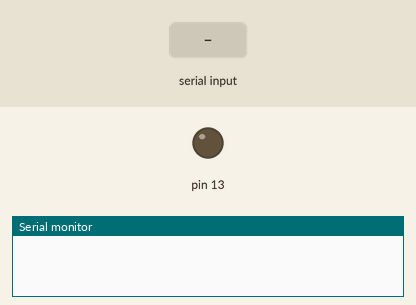
The sketch below on a simulated Arduino Uno, built with avr-gcc and run on an emulated ATmega328P. Parts: output pins drawn as LEDs (lit = HIGH), the last lines printed to the serial monitor. The test bench sets the inputs (shaded band).

Above: at 1.2 s.
1.3 s: "1\n" received over Serial
At 1.6 s:
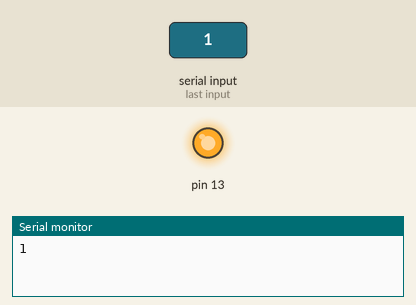
2.8 s: "0\n" received over Serial
At 3.9 s:
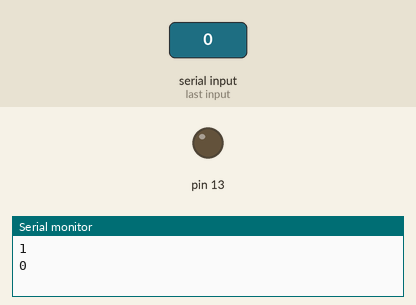
Timing chart, 0 to 5.8 s (numbered marks = the images above; inputs shaded):
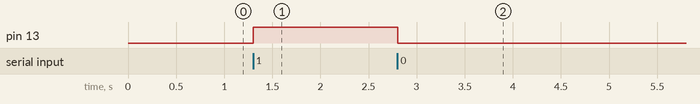

Measured:
- after the input at 1.3 s, pin 13: LOW → HIGH at once
- after the input at 2.8 s, pin 13: HIGH → LOW at once

The sketch:

BM.ino
```cpp
char Incoming_value = 0;

void setup()
{
  // Sets the data rate in bits per second (baud)
  // for serial data transmission
  Serial.begin(9600);

  // Sets digital pin 8 as output pin
  pinMode(13, OUTPUT);

  // Initializes the pin 8 to LOW (i.e., OFF)
  digitalWrite(13, LOW);
}

void loop()
{
  if (Serial.available() > 0)
  {
    // Read the incoming data and store it in the variable
    Incoming_value = Serial.read();

    // Print value of Incoming_value in Serial monitor
    Serial.print(Incoming_value);
    Serial.print("\n");

    // Checking whether value of the variable
    // is equal to 0
    if (Incoming_value == '0')
      digitalWrite(13, LOW); // If value is 0, turn OFF the device

    // Checking whether value of the variable
    // is equal to 1
    else if (Incoming_value == '1')
      digitalWrite(13, HIGH); // If value is 1, turn ON the device
  }

  // Adding a delay before running the loop again
  delay(1);

}
```
